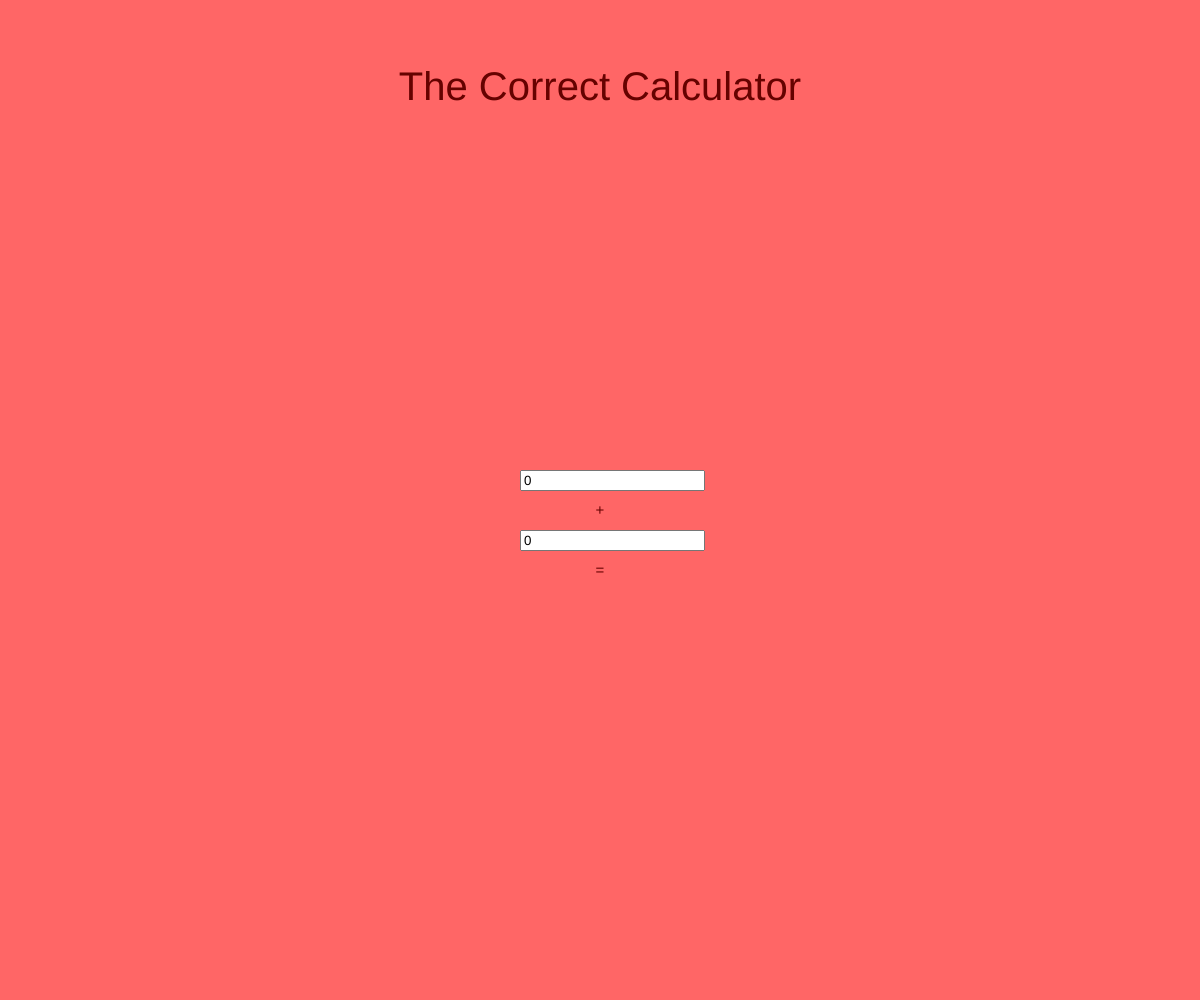
Frame 1 (no input)
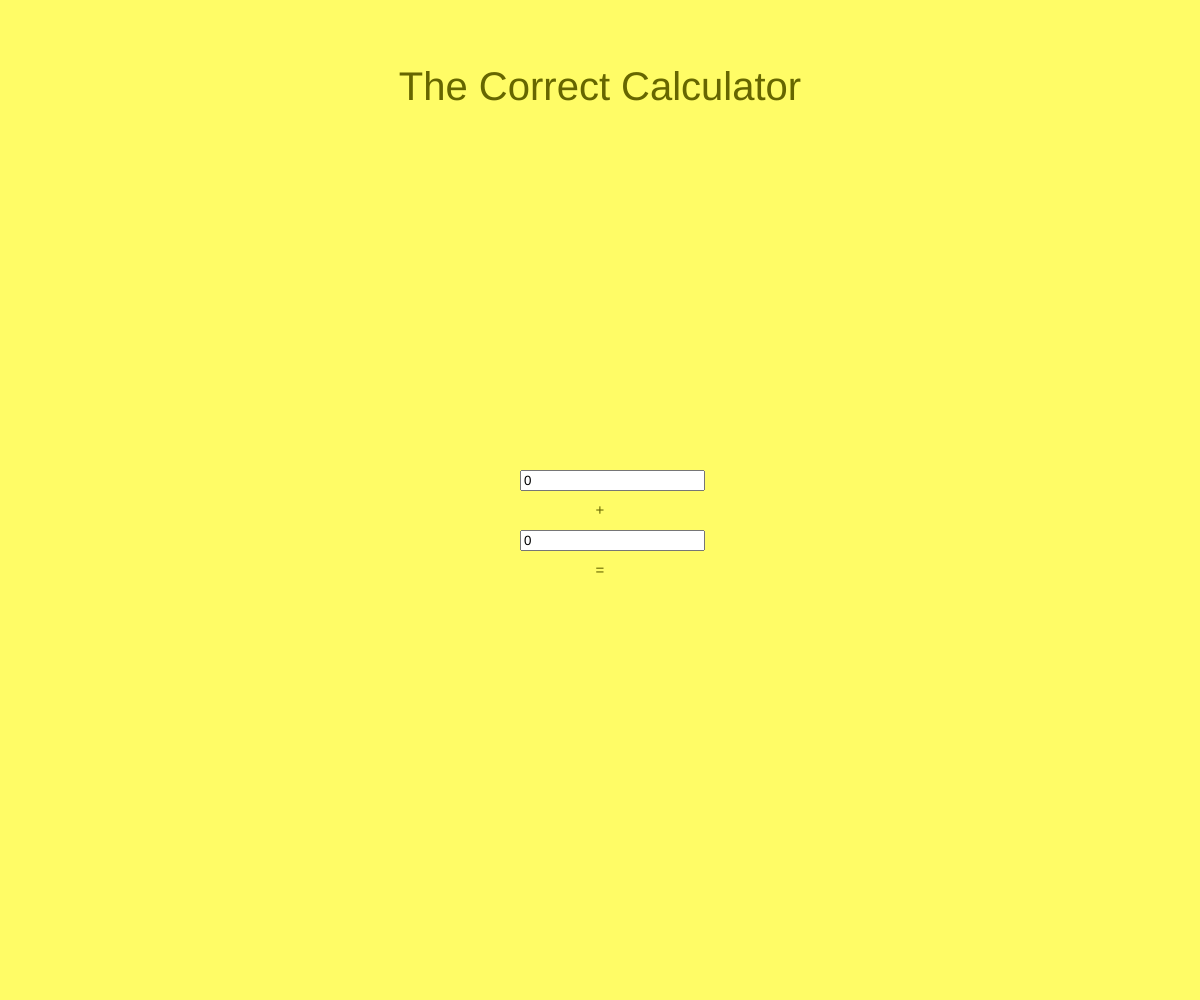
Frame 60 (no input)
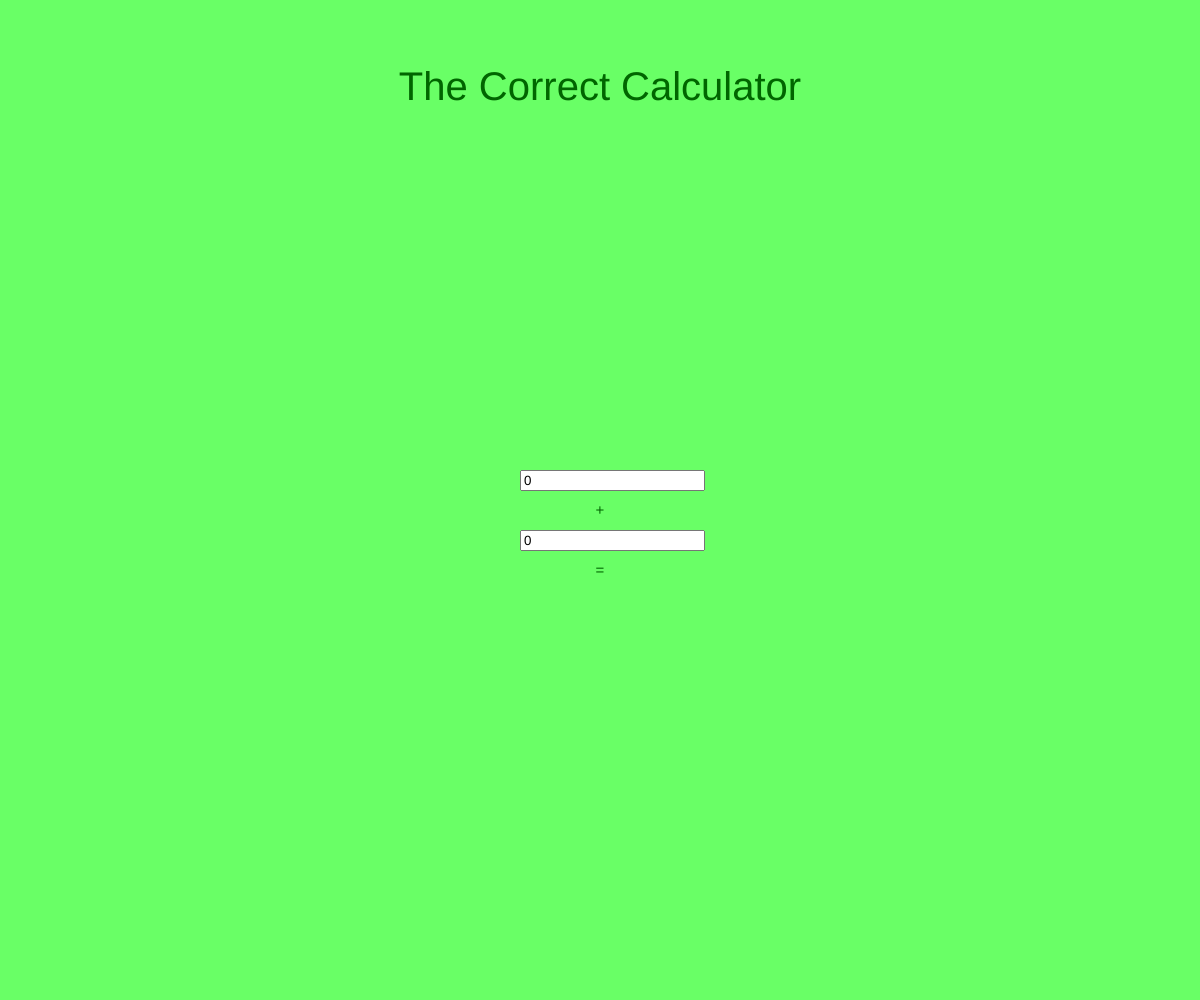
Frame 120 (the mouse pressed at the canvas centre since frame 60)

The p5.js sketch that drew these frames (run headless with seeded random() and noise() and a simulated clock; from frame 60 on, the mouse is pressed at the canvas centre):

// p5.js sketch
// ── sketch.js
let i1, i2, ans
let hue = 0

function setup() {
  colorMode(HSB)
  createCanvas(windowWidth, windowHeight);
  background('grey')
  i1 = createInput('0')
  i1.position(width / 2 - 80, height / 2 - 30)
  i1.input(doit)
  i2 = createInput('0');
  i2.position(width / 2 - 80, height / 2 + 30)
  i2.input(doit)
}

function draw() {
  background(hue, 60, 100)
  hue++
  if(hue >= 360) {
    hue = 0
  }
  fill(hue, 100, 40)
  textAlign(CENTER)
  textSize(40)
  text('The Correct Calculator', width/2, 100)
  textSize(15)
  text('+', width / 2, height / 2 + 15)
  text('=', width / 2, height / 2 + 75)
  text(ans, width / 2, height / 2 + 100)
}

function doit() {
  let first = parseInt(i1.value(),10)
  let second = parseInt(i2.value(),10)
  ans = first + second
  if((first == 9 && second == 10) || ( first == 10 && second == 9)) {
    ans = 21
  }
  console.log(ans)
}
